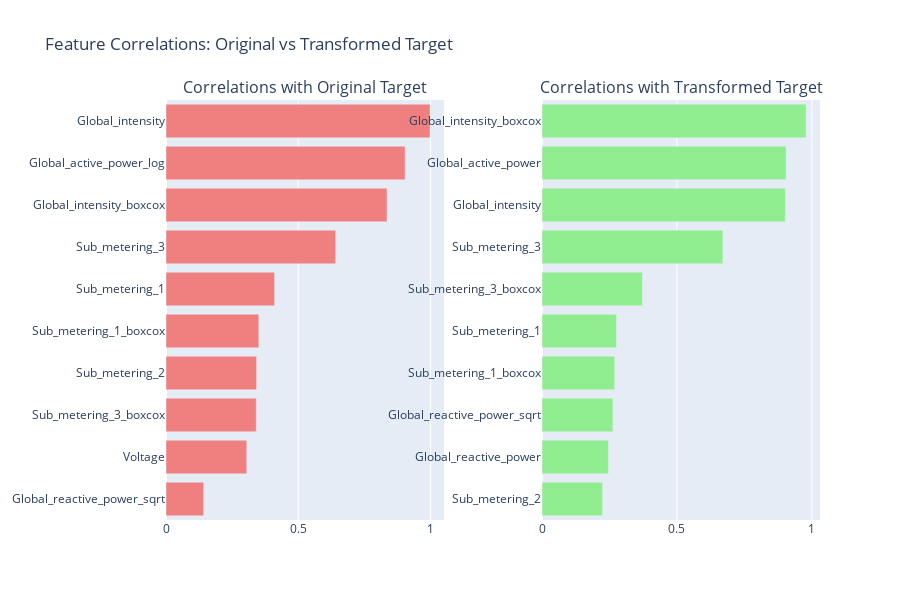

Notebook cell for this chart:
### Code cell
# Analyze correlations with transformed variables
print("\n=== CORRELATION ANALYSIS WITH TRANSFORMED VARIABLES ===")

# Create dataset with both original and transformed variables
analysis_cols = []
for col in numeric_columns:
    if col in df.columns:
        analysis_cols.append(col)
        # Add transformed version if it exists
        for suffix in ['_log', '_sqrt', '_boxcox']:
            transformed_col = f"{col}{suffix}"
            if transformed_col in df_transformed.columns:
                analysis_cols.append(transformed_col)

# Create correlation matrix
correlation_data = df_transformed[analysis_cols].corr()

# Focus on correlations with target variable (both original and transformed)
target_original = 'Global_active_power'
target_transformed = 'Global_active_power_log'

print("Correlation with Original Target Variable (Global_active_power):")
print("=" * 60)
target_corr_original = correlation_data[target_original].abs().sort_values(ascending=False)
for var, corr in target_corr_original.head(10).items():
    if var != target_original:
        print(f"{var:<35}: {corr:.4f}")

print(f"\nCorrelation with Transformed Target Variable ({target_transformed}):")
print("=" * 60)
if target_transformed in correlation_data.columns:
    target_corr_transformed = correlation_data[target_transformed].abs().sort_values(ascending=False)
    for var, corr in target_corr_transformed.head(10).items():
        if var != target_transformed:
            print(f"{var:<35}: {corr:.4f}")

# Visualize correlation comparison
fig = make_subplots(
    rows=1, cols=2,
    subplot_titles=['Correlations with Original Target', 'Correlations with Transformed Target'],
    horizontal_spacing=0.15
)

# Original correlations (top 10)
top_original = target_corr_original.head(11)[1:]  # Exclude self-correlation
fig.add_trace(
    go.Bar(
        y=list(top_original.index)[::-1],
        x=list(top_original.values)[::-1],
        orientation='h',
        name='Original',
        marker_color='lightcoral',
        showlegend=False
    ),
    row=1, col=1
)

# Transformed correlations (top 10)
if target_transformed in correlation_data.columns:
    top_transformed = target_corr_transformed.head(11)[1:]  # Exclude self-correlation
    fig.add_trace(
        go.Bar(
            y=list(top_transformed.index)[::-1],
            x=list(top_transformed.values)[::-1],
            orientation='h',
            name='Transformed',
            marker_color='lightgreen',
            showlegend=False
        ),
        row=1, col=2
    )

fig.update_layout(
    height=600,
    title_text="Feature Correlations: Original vs Transformed Target"
)
fig.show()

print("\nINTERPRETATION:")
print("- Transformed variables may show different correlation patterns")
print("- Some features may correlate better with the transformed target")
print("- This helps identify which features work best with the transformed target variable")

### Figure 1 — Plotly figure (JSON) as saved in the notebook; plotly's stock layout.template omitted (floating-point values rounded to 4 significant figures)
{"data": [{"marker": {"color": "lightcoral"}, "name": "Original", "orientation": "h", "showlegend": false, "type": "bar", "x": [0.1425, 0.3054, 0.3415, 0.3427, 0.3511, 0.4109, 0.6418, 0.8359, 0.9045, 0.9988], "xaxis": "x", "y": ["Global_reactive_power_sqrt", "Voltage", "Sub_metering_3_boxcox", "Sub_metering_2", "Sub_metering_1_boxcox", "Sub_metering_1", "Sub_metering_3", "Global_intensity_boxcox", "Global_active_power_log", "Global_intensity"], "yaxis": "y"}, {"marker": {"color": "lightgreen"}, "name": "Transformed", "orientation": "h", "showlegend": false, "type": "bar", "x": [0.2245, 0.246, 0.2626, 0.2692, 0.2759, 0.3721, 0.6701, 0.9017, 0.9045, 0.9785], "xaxis": "x2", "y": ["Sub_metering_2", "Global_reactive_power", "Global_reactive_power_sqrt", "Sub_metering_1_boxcox", "Sub_metering_1", "Sub_metering_3_boxcox", "Sub_metering_3", "Global_intensity", "Global_active_power", "Global_intensity_boxcox"], "yaxis": "y2"}], "layout": {"annotations": [{"font": {"size": 16}, "showarrow": false, "text": "Correlations with Original Target", "x": 0.2125, "xanchor": "center", "xref": "paper", "y": 1, "yanchor": "bottom", "yref": "paper"}, {"font": {"size": 16}, "showarrow": false, "text": "Correlations with Transformed Target", "x": 0.7875, "xanchor": "center", "xref": "paper", "y": 1, "yanchor": "bottom", "yref": "paper"}], "height": 600, "title": {"text": "Feature Correlations: Original vs Transformed Target"}, "xaxis": {"anchor": "y", "domain": [0, 0.425]}, "xaxis2": {"anchor": "y2", "domain": [0.575, 1]}, "yaxis": {"anchor": "x", "domain": [0, 1]}, "yaxis2": {"anchor": "x2", "domain": [0, 1]}}}
